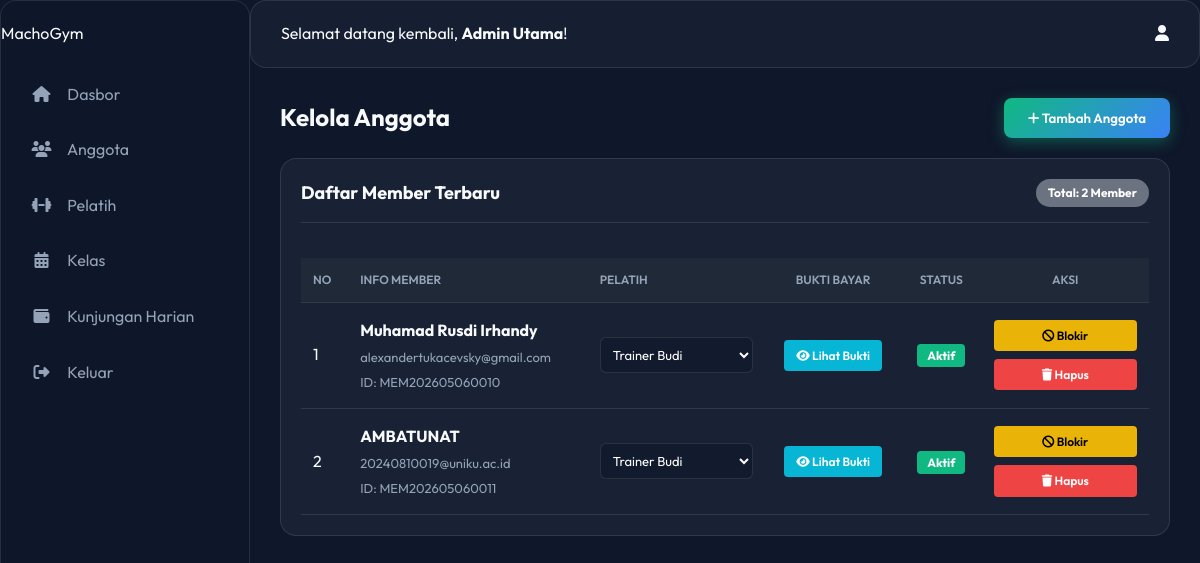
Page /index.php?page=admin_members (signed in) on the committed database.
### tables this page shows
CREATE TABLE `members` (
  `id` int(11) NOT NULL,
  `user_id` int(11) NOT NULL,
  `trainer_id` int(11) DEFAULT NULL,
  `status` enum('active','inactive') DEFAULT 'active',
  `join_date` date DEFAULT NULL
);

CREATE TABLE `users` (
  `id` int(11) NOT NULL,
  `name` varchar(100) NOT NULL,
  `email` varchar(100) NOT NULL,
  `phone` varchar(20) DEFAULT NULL,
  `address` text DEFAULT NULL,
  `password` varchar(255) NOT NULL,
  `role` enum('admin','trainer','member') NOT NULL,
  `created_at` timestamp NOT NULL DEFAULT current_timestamp()
);

CREATE TABLE `trainers` (
  `id` int(11) NOT NULL,
  `user_id` int(11) NOT NULL,
  `specialization` varchar(255) DEFAULT NULL
);

### views/admin/members.php (the view, shortened to what this page needs)
<?php
require_once 'views/layouts/header.php';
$db = new Database();
$conn = $db->getConnection();
$trainers_stmt = $conn->query("
    SELECT t.id, u.name
    FROM trainers t
    JOIN users u ON t.user_id = u.id
    ORDER BY u.name ASC
");
$all_trainers = $trainers_stmt->fetchAll();
?>
<div style="display: flex; justify-content: space-between; align-items: center; margin-bottom: 20px;">
    <h2>Kelola Anggota</h2>
    <button class="btn btn-primary" onclick="document.getElementById('addMemberForm').style.display = 'block';"><i class="fa fa-plus"></i> Tambah Anggota</button>
</div>
<div class="glass" style="padding: 20px;">
    <?php
    $count_stmt = $conn->query("SELECT COUNT(*) as total FROM members");
    $total_members = $count_stmt->fetch()['total'];
    ?>
    <div style="display: flex; justify-content: space-between; align-items: center; border-bottom: 1px solid var(--border-color); padding-bottom: 15px; margin-bottom: 15px;">
        <h3 style="margin: 0; font-size: 18px;">Daftar Member Terbaru</h3>
        <span style="background-color: #6b7280; color: white; padding: 4px 12px; border-radius: 20px; font-size: 12px; font-weight: bold;">Total: <?php echo $total_members; ?> Member</span>
    </div>
    <div class="table-container">
        <table class="table" style="width: 100%; border-collapse: collapse;">
            <thead>
                <tr style="background-color: #1f2937; color: white;">
                    <th style="padding: 12px; text-align: left;">No</th>
                    <th style="padding: 12px; text-align: left;">Info Member</th>
                    <th style="padding: 12px; text-align: left;">Pelatih</th>
                    <th style="padding: 12px; text-align: center;">Bukti Bayar</th>
                    <th style="padding: 12px; text-align: center;">Status</th>
                    <th style="padding: 12px; text-align: center;">Aksi</th>
                </tr>
            </thead>
            <tbody>
                <?php
                $stmt = $conn->query("
                    SELECT m.id, m.join_date, u.name, u.email, m.status, m.trainer_id,
                           (SELECT proof_image FROM payments WHERE member_id = m.id ORDER BY id DESC LIMIT 1) as proof_image
                    FROM members m
                    JOIN users u ON m.user_id = u.id
                    ORDER BY m.id ASC
                ");
                $no = 1;
                while ($row = $stmt->fetch()):
                    $member_display_id = "MEM" . ($row['join_date'] ? date('Ymd', strtotime($row['join_date'])) : date('Ymd')) . str_pad($row['id'], 4, '0', STR_PAD_LEFT);
                ?>
                <tr style="border-bottom: 1px solid var(--border-color);">
                    <td style="padding: 15px 12px; vertical-align: middle;"><?php echo $no++; ?></td>
                    <td style="padding: 15px 12px; vertical-align: middle;">
                        <div style="font-weight: bold; margin-bottom: 4px;"><?php echo htmlspecialchars($row['name']); ?></div>
                        <div style="color: var(--text-muted); font-size: 13px; margin-bottom: 4px;"><?php echo htmlspecialchars($row['email']); ?></div>
                        <div style="color: var(--text-muted); font-size: 13px;">ID: <?php echo $member_display_id; ?></div>
                    </td>
                    <td style="padding: 15px 12px; vertical-align: middle;">
                        <form action="index.php?page=admin_members" method="POST" style="margin: 0;">
                            <select name="trainer_id" onchange="this.form.submit()" style="width: 100%; padding: 8px; background: rgba(15, 23, 42, 0.6); border: 1px solid var(--border-color); border-radius: 6px; color: white; font-size: 13px; cursor: pointer;">
                                <?php foreach ($all_trainers as $trainer): ?>
                                    <option value="<?php echo $trainer['id']; ?>" <?php echo ($row['trainer_id'] == $trainer['id']) ? 'selected' : ''; ?>>
                                        <?php echo htmlspecialchars($trainer['name']); ?>
                                    </option>
                                <?php endforeach; ?>
                            </select>
                        </form>
                    </td>
                    <td style="padding: 15px 12px; vertical-align: middle; text-align: center;">
                        <?php if ($row['proof_image']): ?>
                            <a href="assets/uploads/payments/<?php echo $row['proof_image']; ?>" target="_blank" class="btn btn-info" style="padding: 6px 12px; font-size: 12px; background-color: #06b6d4; border-color: #06b6d4; color: white; border-radius: 4px; display: inline-block; text-decoration: none;">
                                <i class="fa fa-eye"></i> Lihat Bukti
                            </a>
                        <?php else: ?>
                            <span style="background-color: #6b7280; color: white; padding: 4px 10px; border-radius: 4px; font-size: 12px; font-weight: bold;">- Belum Upload -</span>
                        <?php endif; ?>
                    </td>
                    <td style="padding: 15px 12px; vertical-align: middle; text-align: center;">
                        <?php if ($row['status'] == 'active'): ?>
                            <span style="background-color: #10b981; color: white; padding: 4px 10px; border-radius: 4px; font-size: 12px; font-weight: bold;">Aktif</span>
                        <?php else: ?>
                            <span style="background-color: #eab308; color: black; padding: 4px 10px; border-radius: 4px; font-size: 12px; font-weight: bold;">Tidak Aktif</span>
                        <?php endif; ?>
                    </td>
                    <td style="padding: 15px 12px; vertical-align: middle; text-align: center; min-width: 150px;">
                        <div style="display: flex; flex-direction: column; gap: 8px;">
                            <?php if ($row['status'] != 'active' && !$row['proof_image']): ?>
                                <button class="btn" style="background-color: #9ca3af; color: white; padding: 6px 10px; font-size: 12px; border-radius: 4px; cursor: not-allowed;" disabled>
                                    <i class="fa fa-hourglass-half"></i> Menunggu Bukti
                                </button>
                            <?php elseif ($row['status'] != 'active' && $row['proof_image']): ?>
                                <a href="index.php?page=admin_member_action&action=accept&id=<?php echo $row['id']; ?>" class="btn" style="background-color: #10b981; color: white; padding: 6px 10px; font-size: 12px; border-radius: 4px; text-decoration: none; text-align: center;">
                                    <i class="fa fa-check"></i> Terima
                                </a>
                            <?php elseif ($row['status'] == 'active'): ?>
                                <a href="index.php?page=admin_member_action&action=block&id=<?php echo $row['id']; ?>" class="btn" style="background-color: #eab308; color: black; padding: 6px 10px; font-size: 12px; border-radius: 4px; text-decoration: none; text-align: center;">
                                    <i class="fa fa-ban"></i> Blokir
                                </a>
                            <?php endif; ?>
                            <a href="index.php?page=admin_member_action&action=delete&id=<?php echo $row['id']; ?>" class="btn" style="background-color: #ef4444; color: white; padding: 6px 10px; font-size: 12px; border-radius: 4px; text-decoration: none; text-align: center;" onclick="return confirm('Apakah Anda yakin ingin menghapus member ini permanen?')">
                                <i class="fa fa-trash"></i> Hapus
                            </a>
                        </div>
                    </td>
                </tr>
                <?php endwhile; ?>
            </tbody>
        </table>
    </div>
</div>
<?php require_once 'views/layouts/footer.php'; ?>

### assets/css/style.css (style rules this page uses)
:root { --bg-dark: #0f172a; --bg-card: rgba(30, 41, 59, 0.7); --primary: #10b981; --primary-hover: #059669; --secondary: #3b82f6; --text-main: #f8fafc; --text-muted: #94a3b8; --border-color: rgba(255, 255, 255, 0.1); --glass-blur: blur(12px); }
* { margin: 0; padding: 0; box-sizing: border-box; font-family: 'Outfit', sans-serif; }
body { background-color: var(--bg-dark); color: var(--text-main); overflow-x: hidden; line-height: 1.6; }
a { text-decoration: none; color: inherit; }
.glass { background: var(--bg-card); backdrop-filter: var(--glass-blur); -webkit-backdrop-filter: var(--glass-blur); border: 1px solid var(--border-color); border-radius: 16px; }
.btn { display: inline-block; padding: 12px 24px; border-radius: 8px; font-weight: 600; cursor: pointer; transition: all 0.3s ease; border: none; outline: none; }
.btn-primary { background: linear-gradient(135deg, var(--primary), var(--secondary)); color: white; box-shadow: 0 4px 15px rgba(16, 185, 129, 0.4); }

### assets/css/dashboard.css (style rules this page uses)
.dashboard-body { background-color: var(--bg-dark); margin: 0; padding: 0; overflow-x: hidden; }
.table-container { width: 100%; overflow-x: auto; }
.table { width: 100%; border-collapse: collapse; margin-top: 20px; }
.table th, .table td { padding: 15px; text-align: left; border-bottom: 1px solid var(--border-color); }
.table th { color: var(--text-muted); font-weight: 600; text-transform: uppercase; font-size: 12px; }

### rows in the picture
members: user.name "Muhamad Rusdi Irhandy", user.email "alexandertukacevsky@gmail.com", member_display_id "MEM202605060010", trainer_id "Trainer Budi", status "Aktif"
members: user.name "AMBATUNAT", user.email "20240810019@uniku.ac.id", member_display_id "MEM202605060011", trainer_id "Trainer Budi", status "Aktif"

### other values in the picture
$_SESSION['user_name'] "Admin Utama"
$total_members "2"
